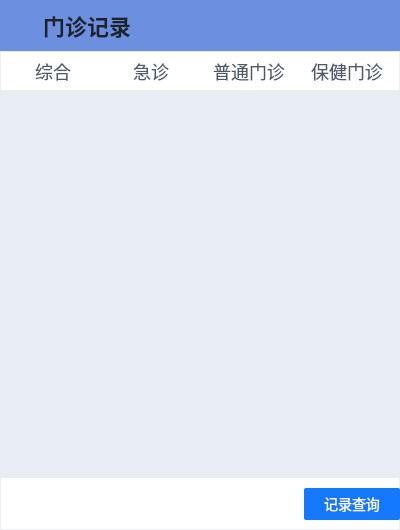
<?xml version="1.0" encoding="UTF-8"?>
<ui version="4.0">
 <class>AlarmingRecordDialog</class>
 <widget class="QWidget" name="AlarmingRecordDialog">
  <property name="geometry">
   <rect>
    <x>0</x>
    <y>0</y>
    <width>400</width>
    <height>530</height>
   </rect>
  </property>
  <property name="minimumSize">
   <size>
    <width>400</width>
    <height>530</height>
   </size>
  </property>
  <property name="windowTitle">
   <string>Form</string>
  </property>
  <property name="styleSheet">
   <string notr="true">#AlarmingRecordDialog
{
	border: 1px solid #E9EEF5;
	background:#FFFFFF;
}</string>
  </property>
  <layout class="QVBoxLayout" name="verticalLayout" stretch="0,0,1,0">
   <property name="spacing">
    <number>0</number>
   </property>
   <property name="leftMargin">
    <number>0</number>
   </property>
   <property name="topMargin">
    <number>0</number>
   </property>
   <property name="rightMargin">
    <number>0</number>
   </property>
   <property name="bottomMargin">
    <number>0</number>
   </property>
   <item>
    <widget class="QWidget" name="widget" native="true">
     <property name="styleSheet">
      <string notr="true">QLabel{
font-size: 22px;
font-weight: 500;
color: #1D2129;
line-height: 22px;
border:none;


}
#widget{
	background-color:rgb(109,143,223);

}


</string>
     </property>
     <layout class="QHBoxLayout" name="horizontalLayout">
      <item>
       <widget class="QPushButton" name="pushButton">
        <property name="minimumSize">
         <size>
          <width>28</width>
          <height>28</height>
         </size>
        </property>
        <property name="maximumSize">
         <size>
          <width>28</width>
          <height>28</height>
         </size>
        </property>
        <property name="styleSheet">
         <string notr="true">background:transparent;
border:none;
border-image: url(:/icons/images/record.png);</string>
        </property>
        <property name="text">
         <string/>
        </property>
       </widget>
      </item>
      <item>
       <widget class="QLabel" name="label">
        <property name="styleSheet">
         <string notr="true">background:transparent;</string>
        </property>
        <property name="text">
         <string>门诊记录</string>
        </property>
       </widget>
      </item>
      <item>
       <spacer name="horizontalSpacer">
        <property name="orientation">
         <enum>Qt::Horizontal</enum>
        </property>
        <property name="sizeHint" stdset="0">
         <size>
          <width>221</width>
          <height>20</height>
         </size>
        </property>
       </spacer>
      </item>
     </layout>
    </widget>
   </item>
   <item>
    <widget class="QWidget" name="widget_2" native="true">
     <property name="styleSheet">
      <string notr="true">#widget_2
{
	border:none;
	border-top: 1px solid #E9EEF5;
	border-bottom: 1px solid #E9EEF5;
}

QPushButton
{
	font-size: 18px;
	font-weight: 400;
	color: #4E5969;
	line-height: 0px;
	border:none;
	background:transparent;
}

QPushButton::checked
{
	background: #E6F1FF;
	border-radius: 2px;
	font-weight: 500;
	color: #1479FF;
}
</string>
     </property>
     <layout class="QHBoxLayout" name="horizontalLayout_2">
      <property name="spacing">
       <number>8</number>
      </property>
      <property name="leftMargin">
       <number>8</number>
      </property>
      <property name="topMargin">
       <number>4</number>
      </property>
      <property name="rightMargin">
       <number>8</number>
      </property>
      <property name="bottomMargin">
       <number>4</number>
      </property>
      <item>
       <widget class="QPushButton" name="btn_all">
        <property name="minimumSize">
         <size>
          <width>80</width>
          <height>32</height>
         </size>
        </property>
        <property name="text">
         <string>综合</string>
        </property>
        <property name="checkable">
         <bool>true</bool>
        </property>
        <property name="checked">
         <bool>false</bool>
        </property>
       </widget>
      </item>
      <item>
       <widget class="QPushButton" name="btn_hurry">
        <property name="minimumSize">
         <size>
          <width>80</width>
          <height>32</height>
         </size>
        </property>
        <property name="text">
         <string>急诊</string>
        </property>
        <property name="checkable">
         <bool>true</bool>
        </property>
       </widget>
      </item>
      <item>
       <widget class="QPushButton" name="btn_common">
        <property name="minimumSize">
         <size>
          <width>80</width>
          <height>32</height>
         </size>
        </property>
        <property name="text">
         <string>普通门诊</string>
        </property>
        <property name="checkable">
         <bool>true</bool>
        </property>
       </widget>
      </item>
      <item>
       <widget class="QPushButton" name="btn_health">
        <property name="minimumSize">
         <size>
          <width>80</width>
          <height>32</height>
         </size>
        </property>
        <property name="text">
         <string>保健门诊</string>
        </property>
        <property name="checkable">
         <bool>true</bool>
        </property>
       </widget>
      </item>
     </layout>
    </widget>
   </item>
   <item>
    <widget class="QWidget" name="widget_4" native="true">
     <property name="styleSheet">
      <string notr="true">#widget_4
{
	background: #E9EEF5 ;
	border:none;
}

QTableView
{
	font-size: 14px;
	font-weight: 400;
	color: #4E5969;
	background:transparent;
	border:none;
}

QTableView::item:!selected
{
	background: #E9EEF5 ;
	padding-left:16px;
}

QTableView::item:selected
{
	color: #F53F3F;
	background:transparent;
	padding-left:16px;
}

QScrollBar
{
	background:#EDF4FF;
	width:20px;
	padding-top:20px;
	padding-bottom:20px;
	padding-left:2px;
	padding-right:2px;
}
QScrollBar::handle
{
	background:#86909C;
}
QScrollBar::sub-line
{
	border-image: url(:/common_images/res/images/add_line.png);
}
QScrollBar::add-line
{
	border-image: url(:/common_images/res/images/sub_line.png);
}</string>
     </property>
     <layout class="QVBoxLayout" name="verticalLayout_2">
      <property name="spacing">
       <number>0</number>
      </property>
      <property name="leftMargin">
       <number>0</number>
      </property>
      <property name="topMargin">
       <number>0</number>
      </property>
      <property name="rightMargin">
       <number>0</number>
      </property>
      <property name="bottomMargin">
       <number>0</number>
      </property>
      <item>
       <widget class="QTableView" name="tableView">
        <property name="focusPolicy">
         <enum>Qt::NoFocus</enum>
        </property>
        <property name="styleSheet">
         <string notr="true">QTableView{
font-size:16px;
}</string>
        </property>
        <property name="verticalScrollBarPolicy">
         <enum>Qt::ScrollBarAsNeeded</enum>
        </property>
        <property name="editTriggers">
         <set>QAbstractItemView::NoEditTriggers</set>
        </property>
        <property name="selectionMode">
         <enum>QAbstractItemView::SingleSelection</enum>
        </property>
        <property name="selectionBehavior">
         <enum>QAbstractItemView::SelectRows</enum>
        </property>
        <property name="showGrid">
         <bool>false</bool>
        </property>
        <attribute name="horizontalHeaderVisible">
         <bool>false</bool>
        </attribute>
        <attribute name="horizontalHeaderHighlightSections">
         <bool>false</bool>
        </attribute>
        <attribute name="verticalHeaderVisible">
         <bool>false</bool>
        </attribute>
        <attribute name="verticalHeaderDefaultSectionSize">
         <number>28</number>
        </attribute>
        <attribute name="verticalHeaderHighlightSections">
         <bool>false</bool>
        </attribute>
       </widget>
      </item>
     </layout>
    </widget>
   </item>
   <item>
    <widget class="QWidget" name="widget_3" native="true">
     <property name="minimumSize">
      <size>
       <width>360</width>
       <height>52</height>
      </size>
     </property>
     <property name="styleSheet">
      <string notr="true">#widget_3
{
	border-radius:0px;
}


</string>
     </property>
     <layout class="QHBoxLayout" name="horizontalLayout_3">
      <property name="leftMargin">
       <number>16</number>
      </property>
      <property name="topMargin">
       <number>10</number>
      </property>
      <property name="rightMargin">
       <number>0</number>
      </property>
      <property name="bottomMargin">
       <number>10</number>
      </property>
      <item>
       <spacer name="horizontalSpacer_2">
        <property name="orientation">
         <enum>Qt::Horizontal</enum>
        </property>
        <property name="sizeHint" stdset="0">
         <size>
          <width>137</width>
          <height>20</height>
         </size>
        </property>
       </spacer>
      </item>
      <item>
       <widget class="QPushButton" name="btn_find">
        <property name="minimumSize">
         <size>
          <width>96</width>
          <height>32</height>
         </size>
        </property>
        <property name="styleSheet">
         <string notr="true">background: #1479FF;
border-radius: 2px;
font-size: 14px;
font-weight: 400;
color: #FFFFFF;
line-height: 0px;</string>
        </property>
        <property name="text">
         <string>记录查询</string>
        </property>
       </widget>
      </item>
     </layout>
    </widget>
   </item>
  </layout>
 </widget>
 <resources/>
 <connections/>
</ui>
